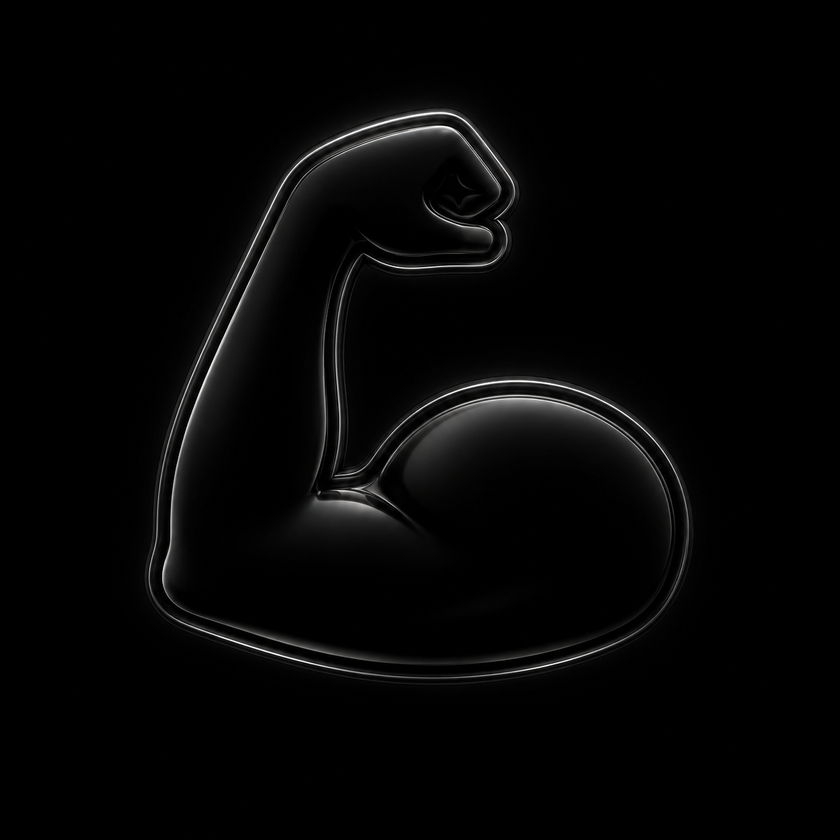
#> input picture ref/bras.png, 840 x 840 px, shrunk from 1254 x 1254 before the run; its folder holds only this picture in this run
$ python compare_piece.py ref ../../ref/bras.png
#> lines starting #> are read from the running program, lines starting #| are printed output that depends on the picture; after the words box and inside, x2 and y2 are one past the last pixel; in counts of white or black regions, pixels touching at a corner belong together
#!/usr/bin/env python3
"""L'INSTRUMENT DE LA PIÈCE DE VERRE — chantier coffre v2, jalon C4.

Il compare MA pièce (une capture du simulateur) à LA RÉFÉRENCE de Kathryn
(une image du film `Liquid_pièces.mp4`, extraite en 4K natif) sur le seul
terrain qui compte : **le profil radial**.

POURQUOI LE PROFIL RADIAL ET PAS UNE DIFFÉRENCE D'IMAGES. Les deux objets
n'ont ni la même taille, ni le même lacet, ni la même place. Une soustraction
pixel à pixel ne mesurerait que ce décalage. Le profil radial, lui, est
INVARIANT à l'échelle et à la position : il dit où la matière commence, où
sont les arcs, quelle est la luminance et la saturation de chaque anneau.
C'est la seule mesure qui compare deux rendus d'un même OBJET.

⚠️ CALIBRAGE. Comme `compare_widget.py`, cet instrument est sensible : le
centre et les demi-axes se déduisent de la boîte englobante, donc une pièce
capturée avec un halo débordant décale tout de quelques pour cent. On mesure
donc TOUJOURS sur la même matière (seuil 14/255) et on lit les ÉCARTS de forme
du profil, pas ses valeurs absolues au dixième.

Usage :
    python3 compare_piece.py ref <image> [--y0 N --y1 N] --out ref.json
    python3 compare_piece.py cmp <capture> --ref ref.json [--y0 N --y1 N]
"""
import argparse
import json
import sys

import numpy as np
from PIL import Image

SEUIL = 14.0
BANDES = 26
PORTEE = 1.15


def _charge(chemin, y0=None, y1=None):
#> called with chemin = '../../ref/bras.png'
    im = Image.open(chemin).convert("RGB")
#> im is the input picture: PIL image 840x840 RGB; mean R, G, B 5.2, 5.1, 5
    a = np.asarray(im, dtype=float)
    if y0 is not None or y1 is not None:
        a = a[y0 or 0 : y1 or a.shape[0]]
    return a


def _ellipse(L):
    """Le centre et les demi-axes de la matière, par sa boîte englobante."""
    m = L > SEUIL
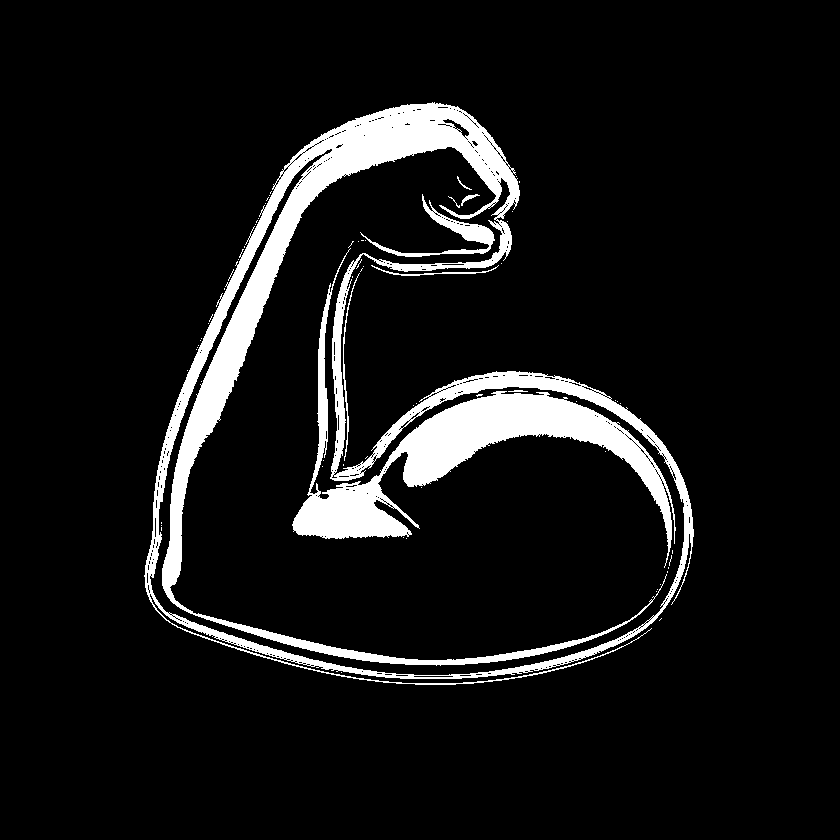
#> m: shape (840, 840) bool; 8.6% white; 69 white regions (60 under 20 px), largest, box (x1, y1, x2, y2) and area: (144, 102, 694, 685) 39973, (292, 248, 676, 568) 18352, (360, 194, 495, 257) 1378
    if m.sum() < 200:
        sys.exit("pas de matière : seuil trop haut, ou image vide")
    ys, xs = np.where(m)
    cx = (xs.min() + xs.max()) / 2.0
#> cx = 418.5
    cy = (ys.min() + ys.max()) / 2.0
#> cy = 393
    rx = max((xs.max() - xs.min()) / 2.0, 1.0)
#> rx = 274.5
    ry = max((ys.max() - ys.min()) / 2.0, 1.0)
#> ry = 291
    return cx, cy, rx, ry


def profil(a):
    """Le profil radial : luminance, saturation, haut/bas, par anneau."""
    L = a.mean(axis=2)
    cx, cy, rx, ry = _ellipse(L)
#> cx = 418.5; cy = 393; rx = 274.5; ry = 291
    H, W = L.shape
    yy, xx = np.mgrid[0:H, 0:W]
    u = (xx - cx) / rx
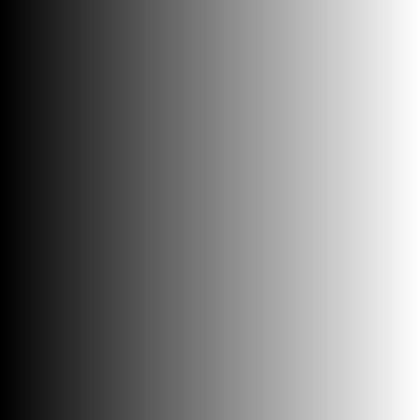
#> u: shape (840, 840) float64 (shown at 1/2 size); min -1.52, max 1.53, mean 0.00364; drawn with min black and max white
    v = (yy - cy) / ry
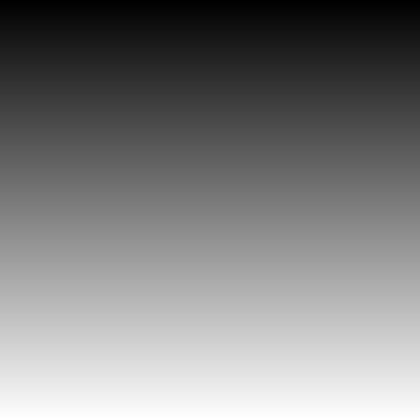
#> v: shape (840, 840) float64 (shown at 1/2 size); min -1.35, max 1.53, mean 0.0911; drawn with min black and max white
    r = np.sqrt(u * u + v * v)
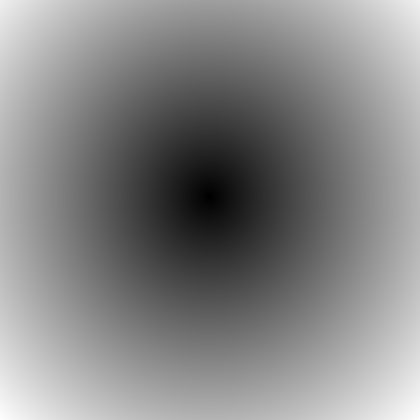
#> r: shape (840, 840) float64 (shown at 1/2 size); min 0.00182, max 2.17, mean 1.14; drawn with min black and max white
    ang = np.arctan2(v, u)
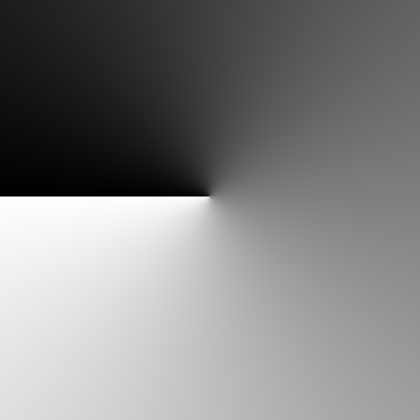
#> ang: shape (840, 840) float64 (shown at 1/2 size); min -3.14, max 3.14, mean 0.101; drawn with min black and max white

    bandes = []
    for i in range(BANDES):
        lo, hi = i / BANDES * PORTEE, (i + 1) / BANDES * PORTEE
        sel = (r >= lo) & (r < hi)
        if sel.sum() < 120:
            continue
        rgb = a[sel].mean(axis=0)
        mx = float(rgb.max())
        sat = 0.0 if mx < 1 else float((mx - rgb.min()) / mx)
        haut = sel & (ang < -0.6)
        bas = sel & (ang > 0.6)
        bandes.append(
            {
                "r": round((lo + hi) / 2, 4),
                "L": round(float(L[sel].mean()), 2),
                "Lmax": round(float(L[sel].max()), 1),
                "sat": round(sat, 3),
                "haut": round(float(L[haut].mean()) if haut.sum() > 20 else 0.0, 2),
                "bas": round(float(L[bas].mean()) if bas.sum() > 20 else 0.0, 2),
            }
        )
#> this loop made 26 passes
#> (rgb, mx, sat) on passes 1 to 8: ([9.14, 8.98, 8.63], 9.14, 0.056), ([16.28, 16.09, 15.9], 16.28, 0.0231), ([17.81, 17.55, 17.32], 17.81, 0.0272), ([23.54, 23.3, 23.05], 23.54, 0.021), ([21.81, 21.54, 21.35], 21.81, 0.0209), ([17.77, 17.57, 17.42], 17.77, 0.0199), ([18.2, 17.99, 17.85], 18.2, 0.019), ([16.34, 16.11, 15.95], 16.34, 0.024)
#> bas: shape (840, 840) bool; 1.4% white; 1 white region, box (x1, y1, x2, y2) and area: (103, 393, 680, 728) 10153
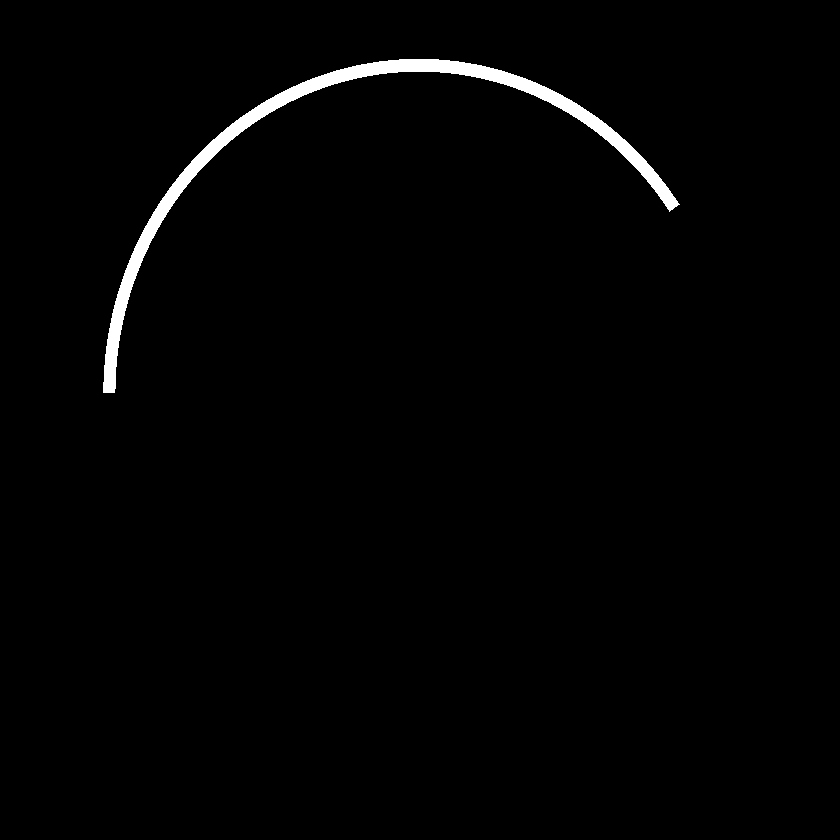
#> haut: shape (840, 840) bool; 1.4% white; 1 white region, box (x1, y1, x2, y2) and area: (103, 59, 680, 393) 10141
#> after the loop, bandes = 26 items
    return {
        "ratio": round(float(ry / rx), 4),
        "bandes": bandes,
    }


def _serie(p, cle):
    return np.array([b[cle] for b in p["bandes"]], dtype=float)


# [41 lines left out: functions _cale, note, not called in this run]


def main():
    ap = argparse.ArgumentParser()
    ap.add_argument("mode", choices=["ref", "cmp"])
    ap.add_argument("image")
    ap.add_argument("--ref", help="le json de référence (mode cmp)")
    ap.add_argument("--out", help="où écrire le json (mode ref)")
    ap.add_argument("--y0", type=int)
    ap.add_argument("--y1", type=int)
    args = ap.parse_args()

    a = _charge(args.image, args.y0, args.y1)
    p = profil(a)
#> p = 2 items

    if args.mode == "ref":
        sortie = args.out or "ref.json"
        with open(sortie, "w") as f:
            json.dump(p, f, indent=1)
        print(f"référence écrite : {sortie}  (ratio {p['ratio']}, "
              f"{len(p['bandes'])} anneaux)")
#| référence écrite : ref.json  (ratio 1.0601, 26 anneaux)
        print(f"{'r/R':>6} {'L':>7} {'sat':>6} {'haut':>7} {'bas':>7}")
        for b in p["bandes"]:
            print(f"{b['r']:>6.2f} {b['L']:>7.1f} {b['sat']:>6.2f} "
                  f"{b['haut']:>7.1f} {b['bas']:>7.1f}")
#> this loop made 26 passes
#|   0.02     8.9   0.06     3.9    12.4
#|   0.07    16.1   0.02     2.1    22.7
#|   0.11    17.6   0.03     1.0    27.7
#|   0.15    23.3   0.02     0.5    35.4
#|   0.20    21.6   0.02     0.5    28.4
#> (further printed lines are left out)
        return

    if not args.ref:
        sys.exit("mode cmp : --ref est obligatoire")
    with open(args.ref) as f:
        ref = json.load(f)

    total, termes = note(ref, p)
    print(f"\n  NOTE : {total:.2f} / 10\n")
    for k, v in sorted(termes.items(), key=lambda kv: kv[1]):
        print(f"    {k:<20} {v:>5.2f}")
    print(f"\n  ratio d'ellipse : réf {ref['ratio']:.3f}  ·  moi {p['ratio']:.3f}")

    n = min(len(ref["bandes"]), len(p["bandes"]))
    rl, ml = _cale(_serie(ref, "L")[:n]), _cale(_serie(p, "L")[:n])
    print(f"\n  {'r/R':>6} {'L réf':>8} {'L moi':>8} {'écart':>8} "
          f"{'sat réf':>8} {'sat moi':>8}")
    for i in range(n):
        b, c = ref["bandes"][i], p["bandes"][i]
        print(f"  {b['r']:>6.2f} {rl[i]:>8.3f} {ml[i]:>8.3f} "
              f"{ml[i]-rl[i]:>+8.3f} {b['sat']:>8.2f} {c['sat']:>8.2f}")


if __name__ == "__main__":
    main()

$ run again, on ref/chocolat.png
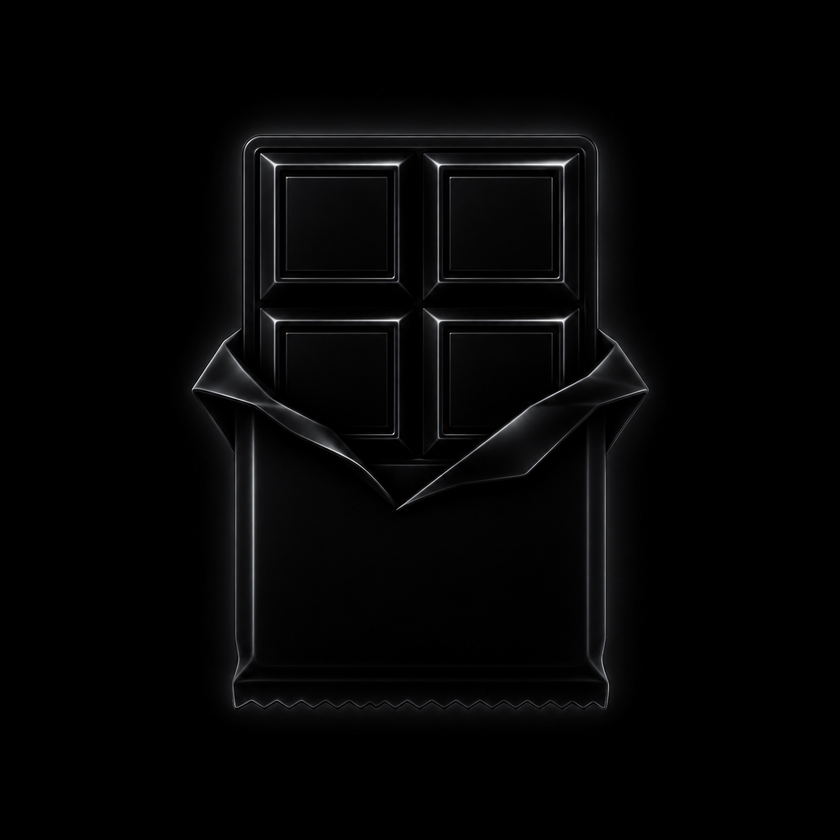
#> input picture ref/chocolat.png, 840 x 840 px, shrunk from 1254 x 1254 before the run
#> in _charge, im is the input picture: PIL image 840x840 RGB; mean R, G, B 4.6, 4.6, 4.8
#> in _ellipse, `m = L > SEUIL`:
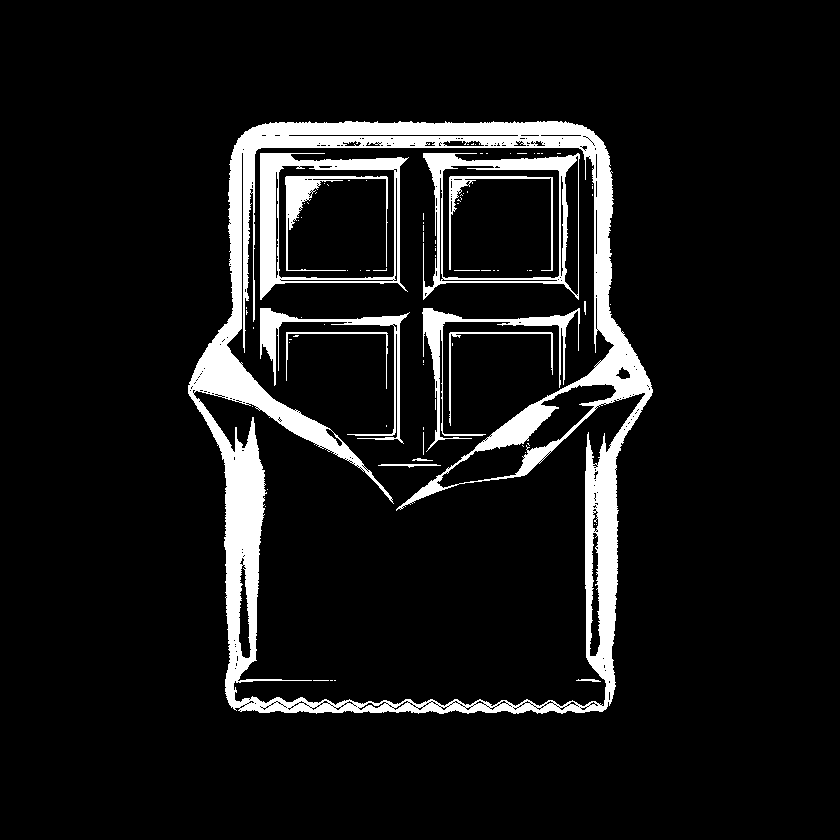
#> m: shape (840, 840) bool; 8.8% white; 87 white regions (72 under 20 px), largest, box (x1, y1, x2, y2) and area: (188, 121, 653, 714) 44472, (260, 153, 409, 300) 4910, (423, 153, 580, 300) 4055
#> in _ellipse, `cx = (xs.min() + xs.max()) / 2.0`: cx = 420
#> in _ellipse, `cy = (ys.min() + ys.max()) / 2.0`: cy = 417
#> in _ellipse, `rx = max((xs.max() - xs.min()) / 2.0, 1.0)`: rx = 232
#> in _ellipse, `ry = max((ys.max() - ys.min()) / 2.0, 1.0)`: ry = 296
#> in profil, `cx, cy, rx, ry = _ellipse(L)`: cx = 420; cy = 417; rx = 232; ry = 296
#> the loop in profil, `for i in range(BANDES):` made 26 passes
#> (rgb, mx, sat) on passes 1 to 8: ([2.14, 1.95, 2.13], 2.14, 0.0866), ([7.52, 7.38, 7.87], 7.87, 0.0626), ([12.14, 12.04, 12.81], 12.81, 0.0596), ([7.96, 7.8, 8.31], 8.31, 0.0609), ([8.02, 7.8, 8.28], 8.28, 0.0582), ([9.17, 8.99, 9.5], 9.5, 0.0544), ([9.41, 9.24, 9.77], 9.77, 0.0546), ([11.24, 11.01, 11.54], 11.54, 0.0464)
#> after the loop in profil, `for i in range(BANDES):`:
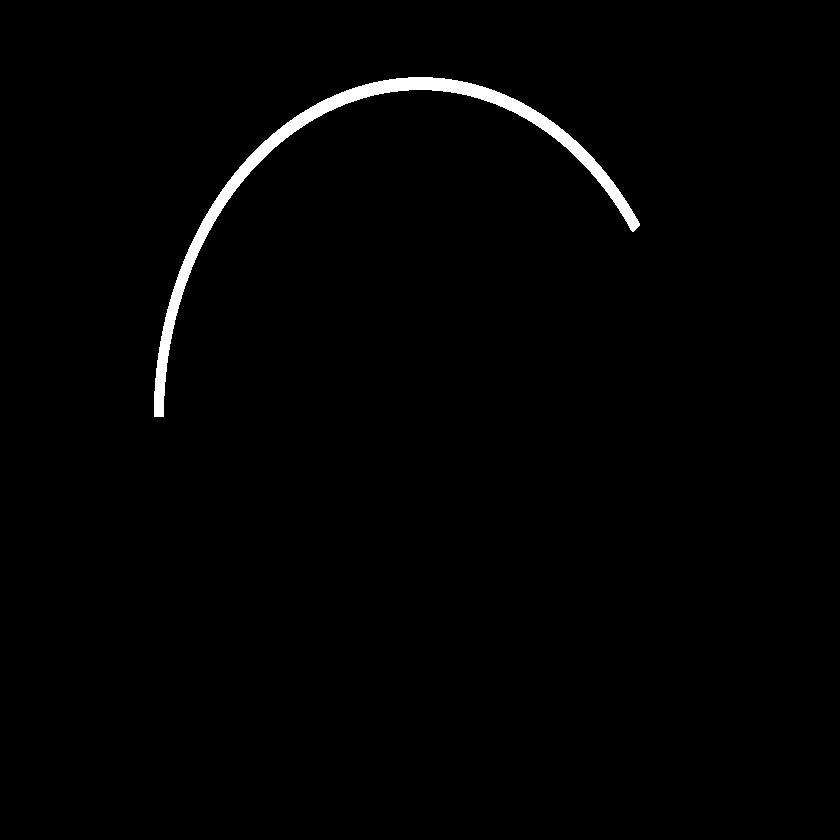
#> haut: shape (840, 840) bool; 1.2% white; 1 white region, box (x1, y1, x2, y2) and area: (154, 77, 640, 417) 8706
#> after the loop in profil, `for i in range(BANDES):`: bandes = 26 items
#> p = 2 items
#| référence écrite : ref.json  (ratio 1.2759, 26 anneaux)
#> the loop in main, `for b in p["bandes"]:` made 26 passes
#|   0.02     2.1   0.09     1.4     1.8
#|   0.07     7.6   0.06     2.4     3.1
#|   0.11    12.3   0.06    13.6    12.2
#|   0.15     8.0   0.06     9.5     6.6
#|   0.20     8.0   0.06     8.8     8.8
#> (further printed lines are left out)

$ run again, on ref/peche.png
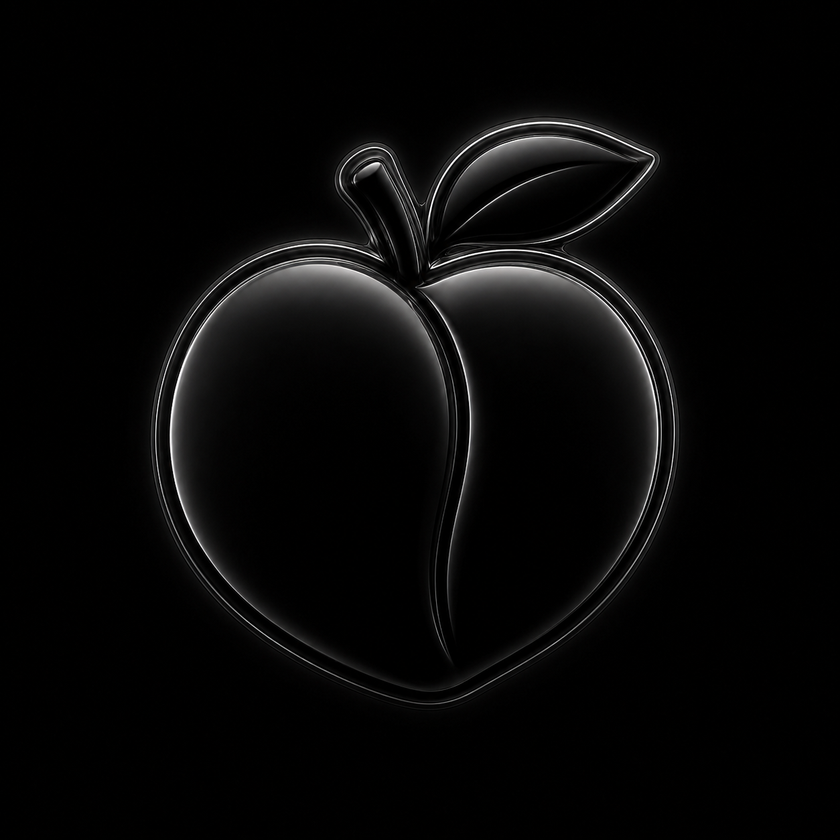
#> input picture ref/peche.png, 840 x 840 px, shrunk from 1254 x 1254 before the run
#> in _charge, im is the input picture: PIL image 840x840 RGB; mean R, G, B 7.4, 7.2, 7.1
#> in _ellipse, `m = L > SEUIL`:
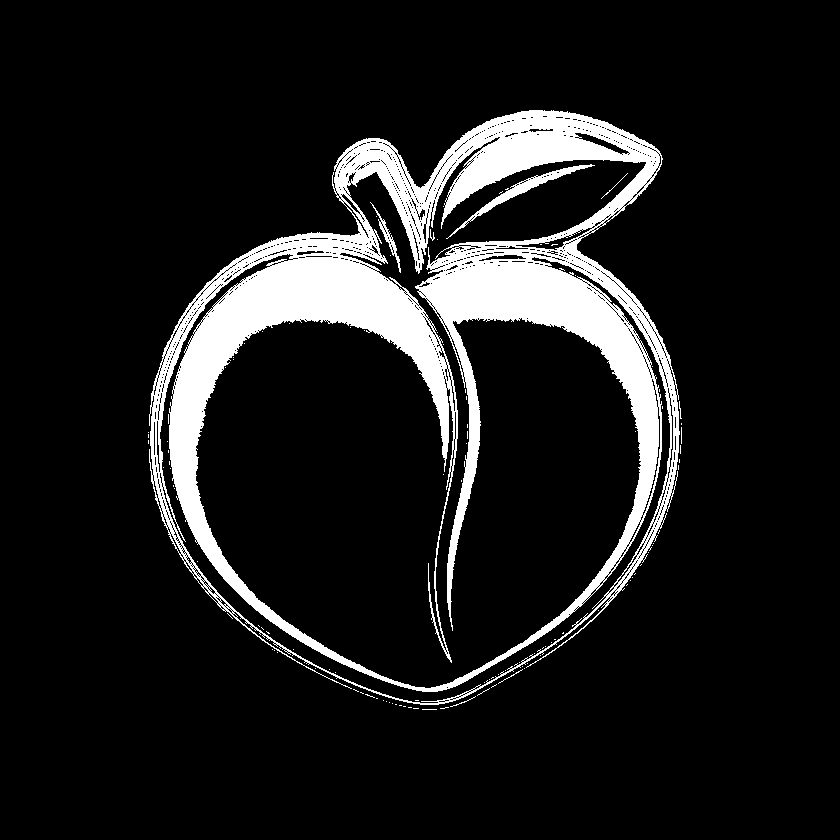
#> m: shape (840, 840) bool; 11% white; 109 white regions (101 under 20 px), largest, box (x1, y1, x2, y2) and area: (149, 110, 680, 705) 76138, (446, 164, 595, 239) 1007, (370, 202, 401, 273) 275
#> in _ellipse, `cx = (xs.min() + xs.max()) / 2.0`: cx = 414.5
#> in _ellipse, `cy = (ys.min() + ys.max()) / 2.0`: cy = 409.5
#> in _ellipse, `rx = max((xs.max() - xs.min()) / 2.0, 1.0)`: rx = 266.5
#> in _ellipse, `ry = max((ys.max() - ys.min()) / 2.0, 1.0)`: ry = 299.5
#> in profil, `cx, cy, rx, ry = _ellipse(L)`: cx = 414.5; cy = 409.5; rx = 266.5; ry = 299.5
#> the loop in profil, `for i in range(BANDES):` made 26 passes
#> (rgb, mx, sat) on passes 1 to 8: ([4.28, 3.9, 3.86], 4.28, 0.0974), ([5.38, 5.02, 4.98], 5.38, 0.0755), ([11.38, 11.14, 11.01], 11.38, 0.0326), ([13, 12.81, 12.67], 13, 0.0255), ([16.01, 15.76, 15.66], 16.01, 0.0217), ([18.28, 17.98, 17.87], 18.28, 0.0226), ([13.11, 12.77, 12.66], 13.11, 0.0343), ([11.81, 11.51, 11.36], 11.81, 0.0378)
#> after the loop in profil, `for i in range(BANDES):`:
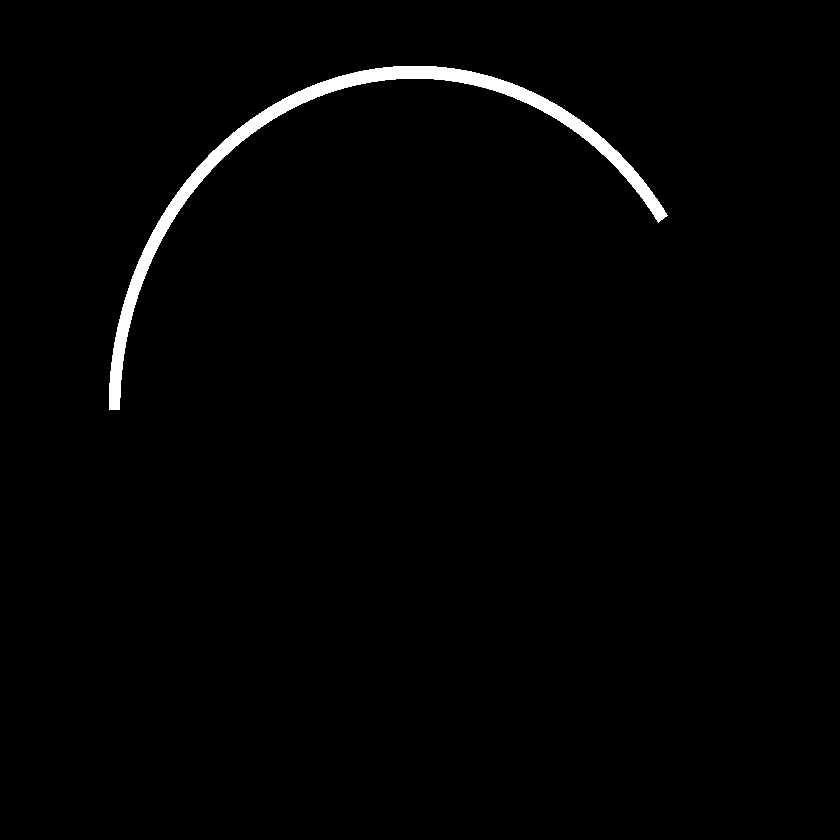
#> haut: shape (840, 840) bool; 1.4% white; 1 white region, box (x1, y1, x2, y2) and area: (109, 66, 668, 410) 10090
#> after the loop in profil, `for i in range(BANDES):`: bandes = 26 items
#> p = 2 items
#| référence écrite : ref.json  (ratio 1.1238, 26 anneaux)
#> the loop in main, `for b in p["bandes"]:` made 26 passes
#|   0.02     4.0   0.10     4.2     3.1
#|   0.07     5.1   0.07     5.6     2.3
#|   0.11    11.2   0.03    10.4     2.1
#|   0.15    12.8   0.03    17.9     3.2
#|   0.20    15.8   0.02    18.2     3.4
#> (further printed lines are left out)
